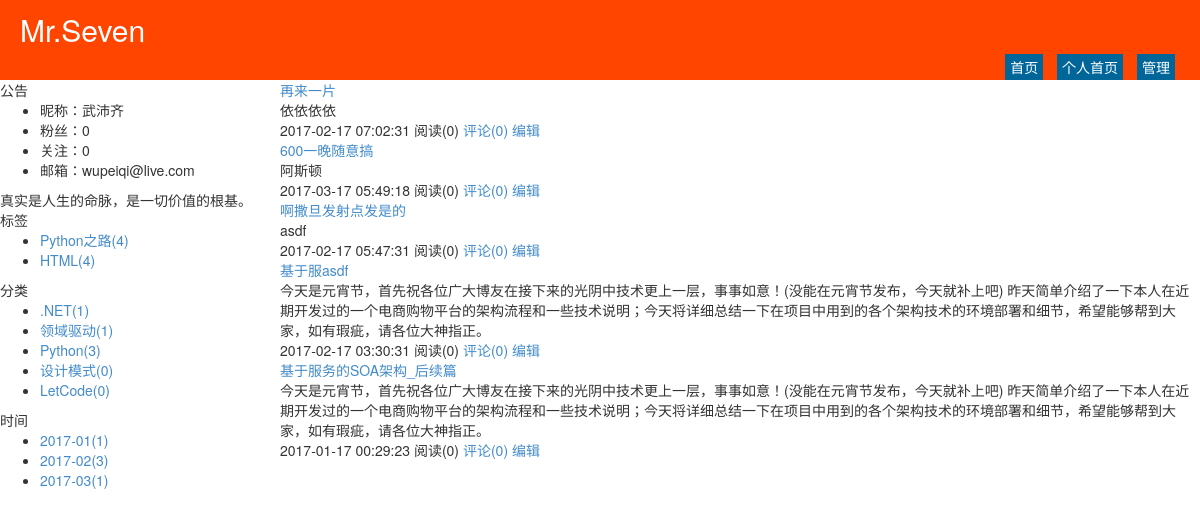
The page /wupeiqi.html on the database its author committed.
### repository/models.py (models this page shows)
class Blog(models.Model):
    nid = models.BigAutoField(primary_key=True)
    title = models.CharField(verbose_name='个人博客标题', max_length=64)
    site = models.CharField(verbose_name='个人博客前缀', max_length=32, unique=True)
    theme = models.CharField(verbose_name='博客主题', max_length=32)
    user = models.OneToOneField(to='UserInfo', to_field='nid')

class UserInfo(models.Model):
    nid = models.BigAutoField(primary_key=True)
    username = models.CharField(verbose_name='用户名', max_length=32, unique=True)
    password = models.CharField(verbose_name='密码', max_length=64)
    nickname = models.CharField(verbose_name='昵称', max_length=32)
    email = models.EmailField(verbose_name='邮箱', unique=True)
    avatar = models.ImageField(verbose_name='头像')
    create_time = models.DateTimeField(verbose_name='创建时间', auto_now_add=True)
    fans = models.ManyToManyField(verbose_name='粉丝们',
                                  to='UserInfo',
                                  through='UserFans',
                                  related_name='f',
                                  through_fields=('user', 'follower'))

class Tag(models.Model):
    nid = models.AutoField(primary_key=True)
    title = models.CharField(verbose_name='标签名称', max_length=32)
    blog = models.ForeignKey(verbose_name='所属博客', to='Blog', to_field='nid')

class Category(models.Model):
    nid = models.AutoField(primary_key=True)
    title = models.CharField(verbose_name='分类标题', max_length=32)
    blog = models.ForeignKey(verbose_name='所属博客', to='Blog', to_field='nid')

class Article(models.Model):
    nid = models.BigAutoField(primary_key=True)
    title = models.CharField(verbose_name='文章标题', max_length=128)
    summary = models.CharField(verbose_name='文章简介', max_length=255)
    read_count = models.IntegerField(default=0)
    comment_count = models.IntegerField(default=0)
    up_count = models.IntegerField(default=0)
    down_count = models.IntegerField(default=0)
    create_time = models.DateTimeField(verbose_name='创建时间', auto_now_add=True)
    blog = models.ForeignKey(verbose_name='所属博客', to='Blog', to_field='nid')
    category = models.ForeignKey(verbose_name='文章类型', to='Category', to_field='nid', null=True)
    type_choices = [
        (1, "Python"),
        (2, "Linux"),
        (3, "OpenStack"),
        (4, "GoLang"),
    ]
    article_type_id = models.IntegerField(choices=type_choices, default=None)
    tags = models.ManyToManyField(
        to="Tag",
        through='Article2Tag',
        through_fields=('article', 'tag'),
    )

### web/views/home.py (the view)
# urls.py: url(r'^all/(?P<article_type_id>\d+).html$', home.index, name='index'),
def home(request, site):
    blog = models.Blog.objects.filter(site=site).select_related('user').first()
    if not blog:
        return redirect('/')
    tag_list = models.Tag.objects.filter(blog=blog)
    category_list = models.Category.objects.filter(blog=blog)
    date_list = models.Article.objects.raw(
        'select nid, count(nid) as num,strftime("%Y-%m",create_time) as ctime from repository_article group by strftime("%Y-%m",create_time)')
    article_list = models.Article.objects.filter(blog=blog).order_by('-nid').all()
    return render(
        request,
        'home.html',
        {
            'blog': blog,
            'tag_list': tag_list,
            'category_list': category_list,
            'date_list': date_list,
            'article_list': article_list
        }
    )

### templates/home.html (shortened to what this page needs)
{% extends 'home_layout.html' %}
{% block content %}
    <div class="summary-list">
        {% for row in article_list %}
            <div class="summary-item">
                <div class="summary-title">
                    <a href="/{{ blog.site }}/{{ row.nid }}.html">{{ row.title }}</a>
                </div>
                <div class="summary-content">
                    {{ row.summary }}
                </div>
                <div class="summary-footer">
                    <span>{{ row.create_time|date:"Y-m-d H:i:s" }}</span>
                    <span>阅读({{ row.read_count }})</span>
                    <a>评论({{ row.comment_count }})</a>
                    <a href="/backend/edit-article-{{ row.nid }}.html">编辑</a>
                </div>
            </div>
        {% endfor %}
    </div>
{% endblock %}

### templates/home_layout.html (shortened to what this page needs)
<!DOCTYPE html>
<html>
<head lang="en">
    <link rel="stylesheet" href="/static/plugins/bootstrap/css/bootstrap.css"/>
    <link rel="stylesheet" href="/static/plugins/font-awesome/css/font-awesome.css"/>
    <link rel="stylesheet" href="/static/css/edmure.css"/>
    <link rel="stylesheet" href="/static/css/commons.css"/>
    <link rel="stylesheet" href="/static/css/row-avatar.css"/>
    <link rel="stylesheet" href="/static/css/theme/{{ blog.theme }}.css"/>
</head>
<body>
<div class="pg-header">
    <div class="title">{{ blog.title }}</div>
    <div class="menu-list">
        <a class="menu-item" href="/">首页</a>
        <a class="menu-item" href="/{{ blog.site }}.html">个人首页</a>
        <a class="menu-item" href="/backend/index.html">管理</a>
    </div>
</div>
<div class="pg-body">
    <div class="body-menu">
        <div class="notice">
            <div class="notice-header">公告</div>
            <div class="notice-body">
                <ul>
                    <li>昵称：{{ blog.user.nickname }}</li>
                    <li>粉丝：{{ blog.user.fans.count }}</li>
                    <li>关注：{{ blog.user.f.count }}</li>
                    <li>邮箱：{{ blog.user.email }}</li>
                </ul>
                <div class="memo">
                    真实是人生的命脉，是一切价值的根基。
                </div>
            </div>
        </div>
        <div class="tags">
            <div class="tags-header">标签</div>
            <div class="tags-body">
                <ul>
                    {% for tag in tag_list %}
                        <li><a href="/{{ blog.site }}/tag/{{ tag.nid }}.html">{{ tag.title }}({{ tag.article_set.count }})</a></li>
                    {% endfor %}
                </ul>
            </div>
        </div>
        <div class="types">
            <div class="types-header">分类</div>
            <div class="types-body">
                <ul>
                    {% for tag in category_list %}
                        <li><a href="/{{ blog.site }}/category/{{ tag.nid }}.html">{{ tag.title }}({{ tag.article_set.count }})</a></li>
                    {% endfor %}
                </ul>
            </div>
        </div>
        <div class="dates">
            <div class="dates-header">时间</div>
            <div class="dates-body">
                <ul>
                    {% for tag in date_list %}
                        <li><a href="/{{ blog.site }}/date/{{ tag.ctime }}.html">{{ tag.ctime}}({{ tag.num}})</a></li>
                    {% endfor %}
                </ul>
            </div>
        </div>
    </div>
    <div class="body-content">
        {% block content %}{% endblock %}
    </div>
</div>
</body>
</html>

### static/css/theme/warm.css (style rules this page uses)
.pg-header { height: 80px; background-color: #ff4500; position: relative; color: #ffffff; }
.pg-header .title { font-size: 30px; line-height: 60px; margin-left: 20px; }
.pg-header .menu-list { position: absolute; bottom: 0; right: 20px; }
.pg-header .menu-list a { color: #ffffff; display: inline-block; padding: 3px 5px; margin: 0 5px; background-color: #006699; }
.pg-body { min-width: 980px; position: relative; }
.pg-body .body-menu { position: absolute; left: 0; width: 280px; }
.pg-body .body-content { position: absolute; right: 0; left: 280px; overflow: scroll; }

### rows shown on the page
Blog: title "Mr.Seven", user.nickname "武沛齐", user.fans.count "0", user.f.count "0", user.email "wupeiqi@live.com"
Tag: title "Python之路", article_set.count "4"
Tag: title "HTML", article_set.count "4"
Category: title ".NET", article_set.count "1"
Category: title "领域驱动", article_set.count "1"
Category: title "Python", article_set.count "3"
Category: title "设计模式", article_set.count "0"
Category: title "LetCode", article_set.count "0"
Article: ctime "2017-01", num "1", title "基于服务的SOA架构_后续篇", summary "今天是元宵节，首先祝各位广大博友在接下来的光阴中技术更上一层，事事如意！(没能在元宵节发布，今天就补上吧) 昨天简单介绍了一下本人在近期开发过的一个电商购物平台的架构流程和一些技术说明；今天将详细总结一下在项目中用到的各个架构技术的环境部署和细节，希望能够帮到大家，如有瑕疵，请各位大神指正。", create_time "2017-01-17 00:29:23", read_count "0", comment_count "0"
Article: ctime "2017-02", num "3", title "基于服asdf", summary "今天是元宵节，首先祝各位广大博友在接下来的光阴中技术更上一层，事事如意！(没能在元宵节发布，今天就补上吧) 昨天简单介绍了一下本人在近期开发过的一个电商购物平台的架构流程和一些技术说明；今天将详细总结一下在项目中用到的各个架构技术的环境部署和细节，希望能够帮到大家，如有瑕疵，请各位大神指正。", create_time "2017-02-17 03:30:31", read_count "0", comment_count "0"
Article: ctime "2017-03", num "1", title "600一晚随意搞", summary "阿斯顿", create_time "2017-03-17 05:49:18", read_count "0", comment_count "0"
Article: title "再来一片", summary "依依依依", create_time "2017-02-17 07:02:31", read_count "0", comment_count "0"
Article: title "啊撒旦发射点发是的", summary "asdf", create_time "2017-02-17 05:47:31", read_count "0", comment_count "0"
